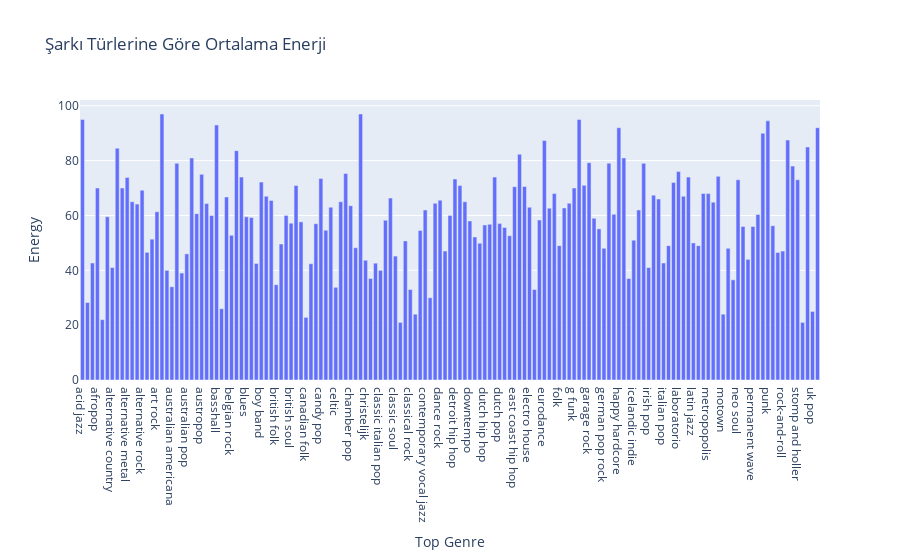

The notebook cell saved with this chart:
### Code cell
fig = px.bar(df.groupby('Top Genre').mean().reset_index(), x='Top Genre', y='Energy',
             title='Şarkı Türlerine Göre Ortalama Enerji')
fig.show()

### Figure 1 — Plotly figure (JSON) as saved in the notebook; plotly's stock layout.template omitted (floating-point values rounded to 4 significant figures; data arrays with more than 128 entries replaced by an {"elided": "..."} marker saying what was removed)
{"data": [{"alignmentgroup": "True", "hovertemplate": "Top Genre=%{x}<br>Energy=%{y}<extra></extra>", "legendgroup": "", "marker": {"color": "#636efa", "pattern": {"shape": ""}}, "name": "", "offsetgroup": "", "orientation": "v", "showlegend": false, "textposition": "auto", "type": "bar", "x": {"elided": "149 str values"}, "xaxis": "x", "y": {"elided": "149 float values"}, "yaxis": "y"}], "layout": {"barmode": "relative", "legend": {"tracegroupgap": 0}, "title": {"text": "Şarkı Türlerine Göre Ortalama Enerji"}, "xaxis": {"anchor": "y", "domain": [0, 1], "title": {"text": "Top Genre"}}, "yaxis": {"anchor": "x", "domain": [0, 1], "title": {"text": "Energy"}}}}
